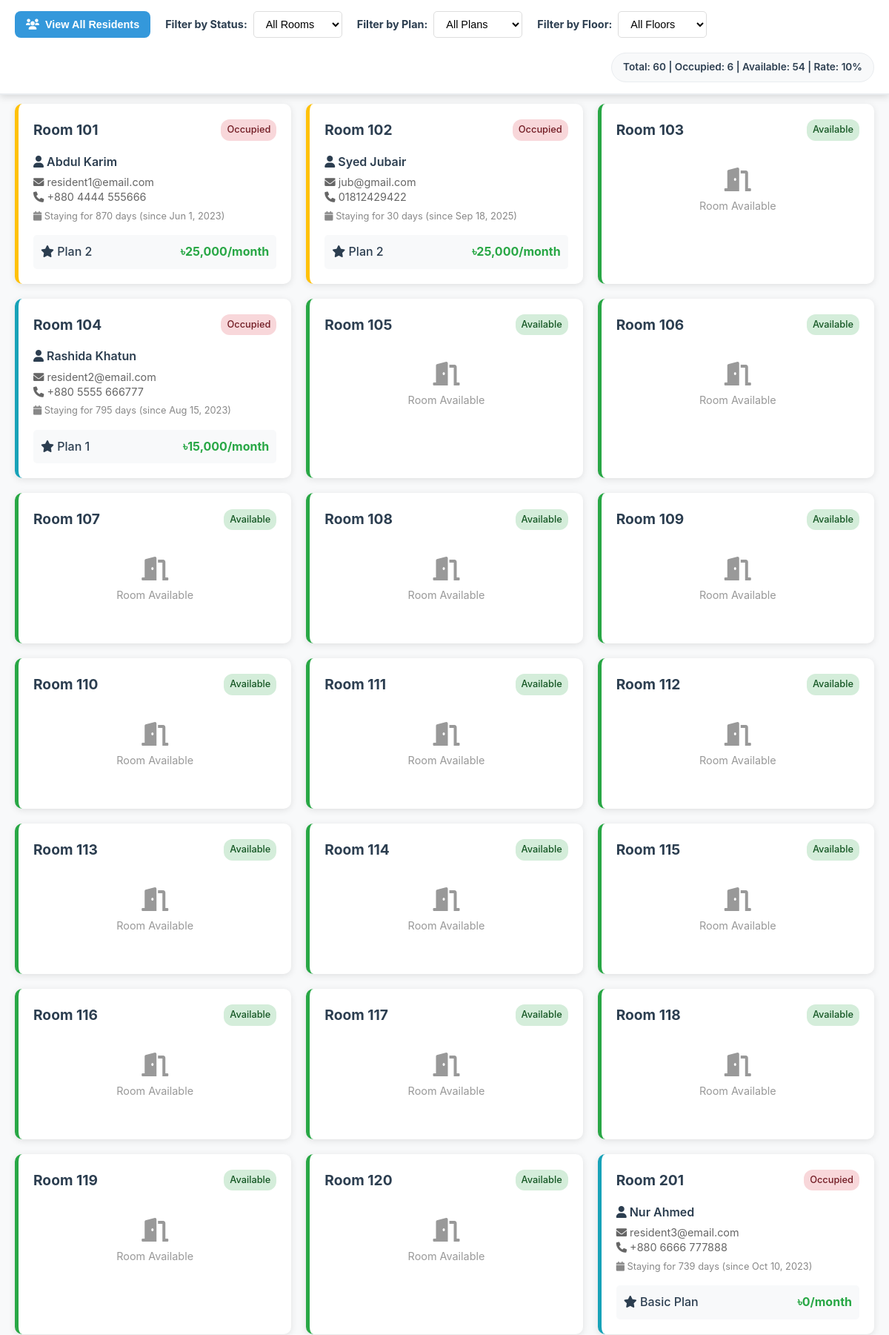
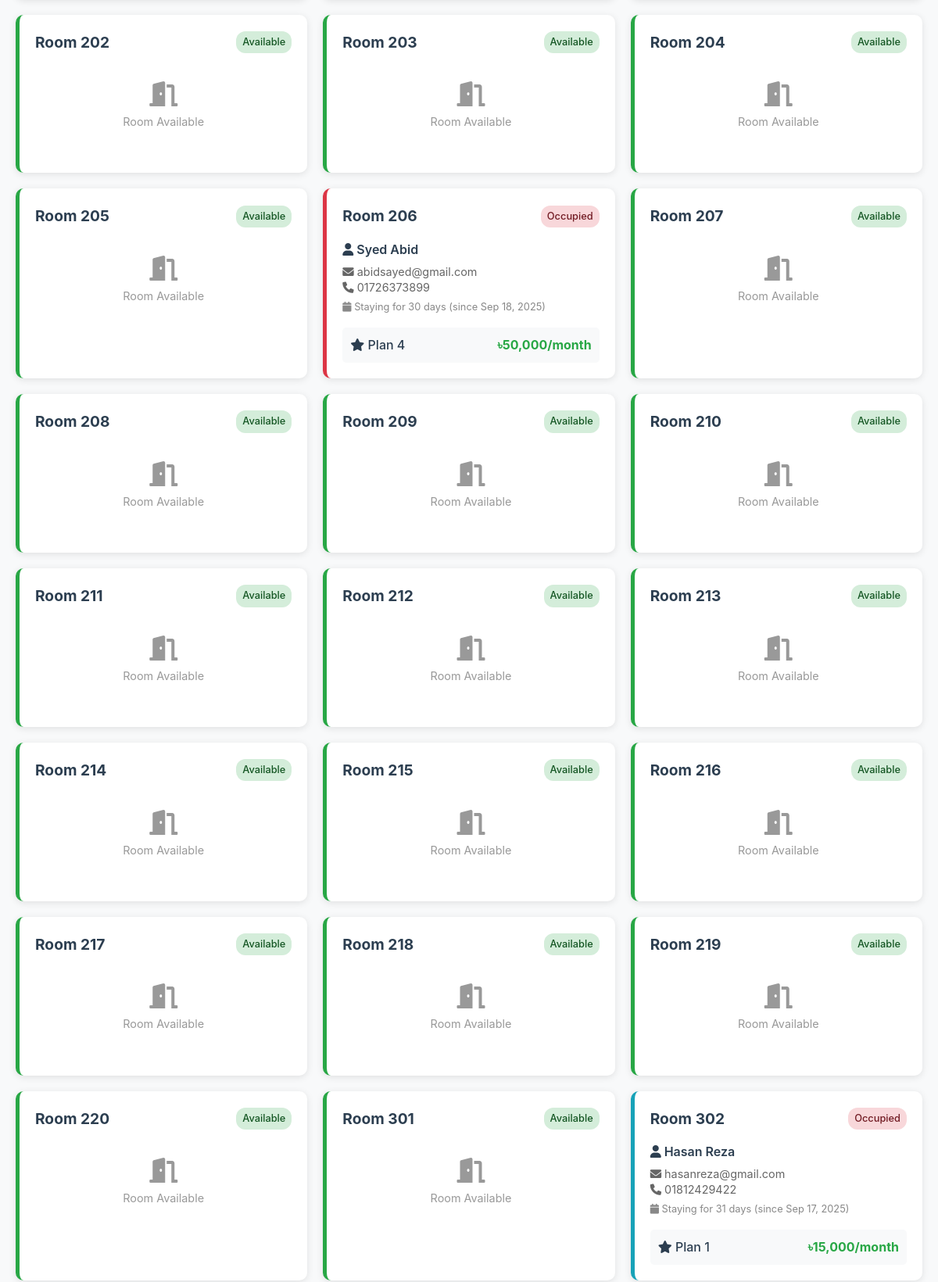
The page /admin/occupancy_overview.php (signed in, upper part) on the database its author committed (2 pictures, top to bottom).
### tables this page shows
CREATE TABLE `residents` (
  `id` int(11) NOT NULL,
  `user_id` int(11) DEFAULT NULL,
  `room_number` varchar(10) DEFAULT NULL,
  `plan_id` int(11) DEFAULT NULL,
  `admission_date` date DEFAULT NULL,
  `medical_conditions` text DEFAULT NULL,
  `allergies` text DEFAULT NULL,
  `family_contact_info` text DEFAULT NULL,
  `payment_status` enum('Paid','Pending','Overdue') DEFAULT 'Pending',
  `last_payment_date` date DEFAULT NULL,
  `next_payment_due` date DEFAULT NULL,
  `health_score` int(11) DEFAULT 70,
  `mental_health_score` int(11) DEFAULT 70,
  `laundry_usage_current_month` int(11) DEFAULT 0,
  `cleaning_usage_current_month` int(11) DEFAULT 0,
  `created_at` timestamp NOT NULL DEFAULT current_timestamp(),
  `updated_at` timestamp NOT NULL DEFAULT current_timestamp() ON UPDATE current_timestamp()
);

CREATE TABLE `payment_plans` (
  `id` int(11) NOT NULL,
  `plan_name` varchar(50) NOT NULL,
  `monthly_fee` decimal(10,2) DEFAULT 0.00,
  `yearly_fee` decimal(10,2) DEFAULT 0.00,
  `laundry_limit` int(11) DEFAULT 0,
  `cleaning_limit` int(11) DEFAULT 0,
  `description` text DEFAULT NULL,
  `created_at` timestamp NOT NULL DEFAULT current_timestamp()
);

### admin/occupancy_overview.php (the view, shortened to what this page needs)
<?php
$database = new Database();
$db = $database->getConnection();
$occupied_rooms = [];
try {
    $residents_query = "SELECT r.*, u.first_name, u.last_name, u.email, u.phone, u.is_active
                       FROM residents r
                       JOIN users u ON r.user_id = u.id
                       WHERE u.is_active = 1
                       ORDER BY r.room_number";
    $residents_stmt = $db->prepare($residents_query);
    $residents_stmt->execute();
    $residents = $residents_stmt->fetchAll(PDO::FETCH_ASSOC);
    foreach ($residents as $resident) {
        $user_name = trim($resident['first_name'] . ' ' . $resident['last_name']);
        $user_email = $resident['email'] ?: 'N/A';
        $user_phone = $resident['phone'] ?: 'N/A';
        $plan_name = 'No Plan';
        $monthly_fee = 0;
        $plan_type = 'Standard';
        $plan_class = 'standard';
        if (isset($resident['plan_id']) && $resident['plan_id']) {
            try {
                $plan_query = "SELECT * FROM payment_plans WHERE id = ?";
                $plan_stmt = $db->prepare($plan_query);
                $plan_stmt->execute([$resident['plan_id']]);
                $plan_data = $plan_stmt->fetch(PDO::FETCH_ASSOC);
                if ($plan_data) {
                    $plan_name = $plan_data['plan_name'] ?? $plan_data['name'] ?? $plan_data['title'] ?? 'Plan ' . $resident['plan_id'];
                    $monthly_fee = $plan_data['monthly_fee'] ?? $plan_data['fee'] ?? $plan_data['price'] ?? $plan_data['amount'] ?? 0;
                    $plan_type = $plan_data['plan_type'] ?? $plan_data['type'] ?? $plan_data['category'] ?? 'Standard';
                    $plan_lower = strtolower($plan_type . ' ' . $plan_name);
                    if (strpos($plan_lower, 'basic') !== false || strpos($plan_lower, 'plan 1') !== false) {
                        $plan_class = 'basic';
                        $plan_type = 'Basic';
                    } elseif (strpos($plan_lower, 'premium') !== false || strpos($plan_lower, 'plan 2') !== false) {
                        $plan_class = 'premium';
                        $plan_type = 'Premium';
                    } elseif (strpos($plan_lower, 'vip') !== false || strpos($plan_lower, 'plan 3') !== false || strpos($plan_lower, 'deluxe') !== false) {
                        $plan_class = 'vip';
                        $plan_type = 'VIP';
                    } else {
                        $plan_class = 'standard';
                        $plan_type = 'Standard';
                    }
                }
            } catch (Exception $e) {
                if ($resident['plan_id'] == 1) {
                    $plan_name = 'Basic Plan';
                    $monthly_fee = 15000;
                    $plan_type = 'Basic';
                    $plan_class = 'basic';
                } elseif ($resident['plan_id'] == 2) {
                    $plan_name = 'Premium Plan';
                    $monthly_fee = 25000;
                    $plan_type = 'Premium';
                    $plan_class = 'premium';
                } elseif ($resident['plan_id'] == 3) {
                    $plan_name = 'VIP Plan';
                    $monthly_fee = 35000;
                    $plan_type = 'VIP';
                    $plan_class = 'vip';
                } else {
                    $plan_name = 'Plan ' . $resident['plan_id'];
                    $monthly_fee = 20000;
                    $plan_type = 'Standard';
                    $plan_class = 'standard';
                }
            }
        }
        $admission_date = $resident['admission_date'] ?? $resident['created_at'] ?? date('Y-m-d');
        $days_stayed = max(0, floor((time() - strtotime($admission_date)) / (60 * 60 * 24)));
        $occupied_rooms[] = [
            'room_number' => $resident['room_number'],
            'resident_name' => $user_name,
            'resident_email' => $user_email,
            'resident_phone' => $user_phone,
            'admission_date' => $admission_date,
            'plan_name' => $plan_name,
            'monthly_fee' => $monthly_fee,
            'plan_type' => $plan_type,
            'days_stayed' => $days_stayed,
            'plan_class' => $plan_class
        ];
    }
} catch (Exception $e) {
    $occupied_rooms = [];
}
$all_rooms = [];
for ($floor = 1; $floor <= 3; $floor++) {
    for ($room = 1; $room <= 20; $room++) {
        $room_number = $floor . str_pad($room, 2, '0', STR_PAD_LEFT);
        $all_rooms[] = $room_number;
    }
}
$room_status = [];
foreach ($all_rooms as $room) {
    $room_status[$room] = [
        'occupied' => false,
        'resident_name' => null,
        'resident_email' => null,
        'resident_phone' => null,
        'admission_date' => null,
        'plan_name' => null,
        'monthly_fee' => null,
        'plan_type' => null,
        'days_stayed' => 0,
        'plan_class' => 'available'
    ];
}
foreach ($occupied_rooms as $room) {
    if (isset($room_status[$room['room_number']])) {
        $room_status[$room['room_number']] = [
            'occupied' => true,
            'resident_name' => $room['resident_name'],
            'resident_email' => $room['resident_email'],
            'resident_phone' => $room['resident_phone'],
            'admission_date' => $room['admission_date'],
            'plan_name' => $room['plan_name'],
            'monthly_fee' => $room['monthly_fee'],
            'plan_type' => $room['plan_type'],
            'days_stayed' => $room['days_stayed'],
            'plan_class' => $room['plan_class']
        ];
    }
}
$total_rooms = count($all_rooms);
$occupied_count = count($occupied_rooms);
$available_count = $total_rooms - $occupied_count;
$occupancy_rate = $total_rooms > 0 ? round(($occupied_count / $total_rooms) * 100, 1) : 0;
$room_occupancy_query = "SELECT r.room_number, CONCAT(u.first_name, ' ', u.last_name) as resident_name,
                         r.admission_date, pp.plan_name, pp.monthly_fee,
                         DATEDIFF(CURDATE(), r.admission_date) as days_stayed
                         FROM residents r
                         JOIN users u ON r.user_id = u.id
                         LEFT JOIN payment_plans pp ON r.plan_id = pp.id
                         WHERE u.is_active = 1
                         ORDER BY r.room_number ASC
                         LIMIT 8";
$room_occupancy_stmt = $db->prepare($room_occupancy_query);
$room_occupancy_stmt->execute();
$room_occupancy = $room_occupancy_stmt->fetchAll(PDO::FETCH_ASSOC);
?>
<!DOCTYPE html>
<html lang="en">
<head>
    <link rel="stylesheet" href="../assets/css/style.css">
    <link rel="stylesheet" href="../assets/css/auth.css">
    <link href="https://cdnjs.cloudflare.com/ajax/libs/font-awesome/6.0.0/css/all.min.css" rel="stylesheet">
</head>
<body>
    <div class="filter-controls">
        <button class="residents-btn" onclick="showAllResidents()">
            <i class="fas fa-users"></i> View All Residents
        </button>
        <div class="filter-group">
            <label><strong>Filter by Status:</strong></label>
            <select id="statusFilter" class="filter-select" onchange="filterRooms()">
                <option value="all">All Rooms</option>
            </select>
        </div>
        <div class="filter-group">
            <label><strong>Filter by Plan:</strong></label>
            <select id="planFilter" class="filter-select" onchange="filterRooms()">
                <option value="all">All Plans</option>
            </select>
        </div>
        <div class="filter-group">
            <label><strong>Filter by Floor:</strong></label>
            <select id="floorFilter" class="filter-select" onchange="filterRooms()">
                <option value="all">All Floors</option>
            </select>
        </div>
        <div class="stats-summary">
            Total: <?php echo $total_rooms; ?> | Occupied: <?php echo $occupied_count; ?> | Available: <?php echo $available_count; ?> | Rate: <?php echo $occupancy_rate; ?>%
        </div>
    </div>
    <div class="main-content">
        <div class="rooms-grid" id="roomsGrid">
        <?php foreach ($room_status as $room_number => $room): ?>
            <div class="room-card <?php echo $room['occupied'] ? 'occupied ' . $room['plan_class'] : 'available'; ?>"
                 data-room="<?php echo $room_number; ?>"
                 data-status="<?php echo $room['occupied'] ? 'occupied' : 'available'; ?>"
                 data-plan="<?php echo $room['plan_class']; ?>"
                 data-floor="<?php echo substr($room_number, 0, 1); ?>"
                 onclick="showRoomDetails('<?php echo $room_number; ?>')">
                <div class="room-header">
                    <div class="room-number">Room <?php echo $room_number; ?></div>
                    <div class="room-status <?php echo $room['occupied'] ? 'status-occupied' : 'status-available'; ?>">
                        <?php echo $room['occupied'] ? 'Occupied' : 'Available'; ?>
                    </div>
                </div>
                <?php if ($room['occupied']): ?>
                    <div class="resident-info">
                        <div class="resident-name">
                            <i class="fas fa-user"></i> <?php echo htmlspecialchars($room['resident_name']); ?>
                        </div>
                        <div class="resident-details">
                            <i class="fas fa-envelope"></i> <?php echo htmlspecialchars($room['resident_email']); ?><br>
                            <i class="fas fa-phone"></i> <?php echo htmlspecialchars($room['resident_phone']); ?>
                        </div>
                        <div class="stay-duration">
                            <i class="fas fa-calendar"></i>
                            Staying for <?php echo $room['days_stayed']; ?> days
                            (since <?php echo date('M j, Y', strtotime($room['admission_date'])); ?>)
                        </div>
                    </div>
                    <?php if ($room['plan_name']): ?>
                        <div class="plan-info">
                            <span class="plan-name">
                                <i class="fas fa-star"></i> <?php echo htmlspecialchars($room['plan_name']); ?>
                            </span>
                            <span class="plan-fee">৳<?php echo number_format($room['monthly_fee'] ?: 0); ?>/month</span>
                        </div>
                    <?php endif; ?>
                <?php else: ?>
                    <div class="resident-info">
                        <div class="resident-details" style="text-align: center; color: #999; padding: 20px 0;">
                            <i class="fas fa-door-open" style="font-size: 2rem; margin-bottom: 10px; display: block;"></i>
                            Room Available
                        </div>
                    </div>
                <?php endif; ?>
            </div>
        <?php endforeach; ?>
        </div>
    </div>
</body>
</html>

### assets/css/style.css (style rules this page uses)
* { margin: 0; padding: 0; box-sizing: border-box; }
body { font-family: 'Segoe UI', Tahoma, Geneva, Verdana, sans-serif; line-height: 1.6; color: #333; background-color: #f8f9fa; }

### admin/occupancy_overview.php (style rules this page uses)
body { font-family: -apple-system, BlinkMacSystemFont, "Segoe UI", Roboto, sans-serif; background: #f8f9fa; margin: 0; padding: 0; padding-top: 80px; }
.filter-controls { position: fixed; top: 0; left: 0; right: 0; background: white; padding: 15px 20px; box-shadow: 0 2px 10px rgba(0,0,0,0.15); z-index: 100; display: flex; gap: 20px; align-items: center; flex-wrap: wrap; border-bottom: 2px solid #e9ecef; }
.main-content { padding: 20px; margin-top: 40px; }
.filter-group { display: flex; align-items: center; gap: 8px; white-space: nowrap; }
.filter-group label { font-weight: 600; color: #2c3e50; font-size: 0.9rem; }
.filter-select { padding: 8px 12px; border: 1px solid #ddd; border-radius: 5px; font-size: 0.9rem; background: white; min-width: 120px; }
.residents-btn { background: #3498db; color: white; border: none; padding: 10px 15px; border-radius: 8px; font-size: 0.9rem; font-weight: 600; cursor: pointer; transition: all 0.3s ease; display: flex; align-items: center; gap: 8px; }
.stats-summary { margin-left: auto; background: #f8f9fa; padding: 8px 15px; border-radius: 20px; font-size: 0.85rem; font-weight: 600; color: #2c3e50; border: 1px solid #e9ecef; }
.rooms-grid { display: grid; grid-template-columns: repeat(auto-fill, minmax(280px, 1fr)); gap: 20px; margin-bottom: 30px; }
.room-card { background: white; border-radius: 10px; padding: 20px; box-shadow: 0 2px 10px rgba(0,0,0,0.1); transition: all 0.3s ease; cursor: pointer; border-left: 5px solid #e9ecef; }
.room-card.occupied { border-left-color: #dc3545; }
.room-card.available { border-left-color: #28a745; }
.room-card.basic { border-left-color: #17a2b8; }
.room-card.premium { border-left-color: #ffc107; }
.room-header { display: flex; justify-content: space-between; align-items: center; margin-bottom: 15px; }
.room-number { font-size: 1.2rem; font-weight: bold; color: #2c3e50; }
.room-status { padding: 4px 8px; border-radius: 12px; font-size: 0.8rem; font-weight: 500; }
.status-occupied { background: #f8d7da; color: #721c24; }
.status-available { background: #d4edda; color: #155724; }
.resident-info { margin-bottom: 15px; }
.resident-name { font-weight: 600; color: #2c3e50; margin-bottom: 5px; }
.resident-details { font-size: 0.9rem; color: #666; line-height: 1.4; }
.plan-info { display: flex; justify-content: space-between; align-items: center; padding: 10px; background: #f8f9fa; border-radius: 5px; margin-top: 10px; }
.plan-name { font-weight: 500; color: #2c3e50; }
.plan-fee { font-weight: bold; color: #28a745; }
.stay-duration { font-size: 0.8rem; color: #888; margin-top: 5px; }

### rows shown on the page
residents: room_number "101", shows "Occupied", resident_name "Abdul Karim", resident_email "resident1@email.com", resident_phone "+880 4444 555666", days_stayed "870", admission_date "Jun 1, 2023", plan.plan_name "Plan 2", plan.monthly_fee "25,000"
residents: room_number "102", shows "Occupied", resident_name "Syed Jubair", resident_email "jub@gmail.com", resident_phone "01812429422", days_stayed "30", admission_date "Sep 18, 2025", plan.plan_name "Plan 2", plan.monthly_fee "25,000"
residents: room_number "104", shows "Occupied", resident_name "Rashida Khatun", resident_email "resident2@email.com", resident_phone "+880 5555 666777", days_stayed "795", admission_date "Aug 15, 2023", plan.plan_name "Plan 1", plan.monthly_fee "15,000"
residents: room_number "201", shows "Occupied", resident_name "Nur Ahmed", resident_email "resident3@email.com", resident_phone "+880 6666 777888", days_stayed "739", admission_date "Oct 10, 2023", plan.plan_name "Basic Plan", plan.monthly_fee "0"
residents: room_number "206", shows "Occupied", resident_name "Syed Abid", resident_email "abidsayed@gmail.com", resident_phone "01726373899", days_stayed "30", admission_date "Sep 18, 2025", plan.plan_name "Plan 4", plan.monthly_fee "50,000"
residents: room_number "302", shows "Occupied", resident_name "Hasan Reza", resident_email "hasanreza@gmail.com", resident_phone "01812429422", days_stayed "31", admission_date "Sep 17, 2025", plan.plan_name "Plan 1", plan.monthly_fee "15,000"

### other values the page prints
$total_rooms "60"
$occupied_count "6"
$available_count "54"
$occupancy_rate "10"
$room_number "103"
$room_number "105"
$room_number "106"
$room_number "107"
$room_number "108"
$room_number "109"
$room_number "110"
$room_number "111"
$room_number "112"
$room_number "113"
$room_number "114"
